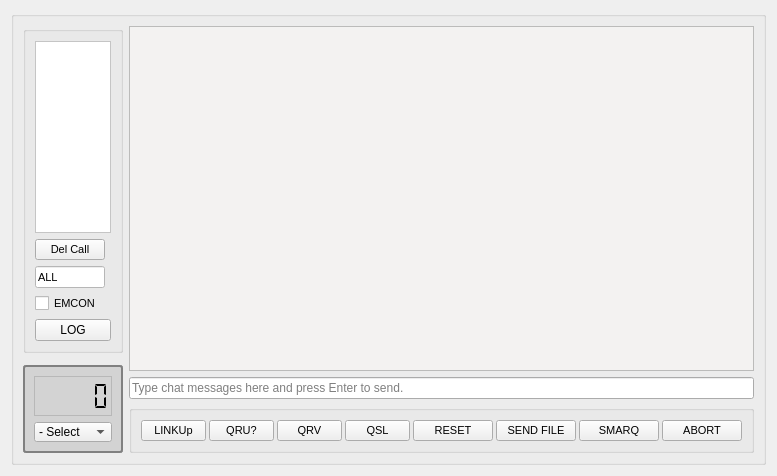
      <widget class="QWidget" name="terminalTab">
       <property name="styleSheet">
        <string notr="true"/>
       </property>
       <attribute name="title">
        <string>Terminal</string>
       </attribute>
       <layout class="QGridLayout" name="gridLayout_2">
        <item row="3" column="0">
         <widget class="QGroupBox" name="groupBox_7">
          <property name="sizePolicy">
           <sizepolicy hsizetype="Preferred" vsizetype="Expanding">
            <horstretch>0</horstretch>
            <verstretch>0</verstretch>
           </sizepolicy>
          </property>
          <property name="title">
           <string/>
          </property>
          <layout class="QGridLayout" name="gridLayout_7">
           <item row="2" column="1" rowspan="4">
            <widget class="QGroupBox" name="groupBox_6">
             <property name="minimumSize">
              <size>
               <width>100</width>
               <height>0</height>
              </size>
             </property>
             <property name="maximumSize">
              <size>
               <width>100</width>
               <height>16777215</height>
              </size>
             </property>
             <property name="styleSheet">
              <string notr="true">
QGroupBox {
	background-color:lightgray;
    border: 2px solid gray;
    border-radius: 3px;
}</string>
             </property>
             <property name="title">
              <string/>
             </property>
             <layout class="QVBoxLayout" name="verticalLayout_6">
              <item>
               <widget class="QLCDNumber" name="lcdClock">
                <property name="font">
                 <font>
                  <weight>75</weight>
                  <bold>true</bold>
                 </font>
                </property>
                <property name="frameShape">
                 <enum>QFrame::StyledPanel</enum>
                </property>
                <property name="frameShadow">
                 <enum>QFrame::Sunken</enum>
                </property>
                <property name="lineWidth">
                 <number>1</number>
                </property>
                <property name="smallDecimalPoint">
                 <bool>false</bool>
                </property>
                <property name="digitCount">
                 <number>5</number>
                </property>
                <property name="segmentStyle">
                 <enum>QLCDNumber::Flat</enum>
                </property>
               </widget>
              </item>
              <item>
               <widget class="QComboBox" name="modemComboBox">
                <property name="minimumSize">
                 <size>
                  <width>0</width>
                  <height>20</height>
                 </size>
                </property>
                <property name="maximumSize">
                 <size>
                  <width>16777215</width>
                  <height>20</height>
                 </size>
                </property>
                <property name="font">
                 <font>
                  <family>Liberation Sans</family>
                 </font>
                </property>
                <property name="toolTip">
                 <string>Select the FLDIGI modem you wish to use.</string>
                </property>
                <property name="editable">
                 <bool>false</bool>
                </property>
                <property name="currentText">
                 <string>- Select</string>
                </property>
                <property name="maxVisibleItems">
                 <number>15</number>
                </property>
                <item>
                 <property name="text">
                  <string>- Select</string>
                 </property>
                </item>
               </widget>
              </item>
             </layout>
            </widget>
           </item>
           <item row="4" column="2">
            <widget class="QLineEdit" name="orderWireLineEdit">
             <property name="sizePolicy">
              <sizepolicy hsizetype="MinimumExpanding" vsizetype="Fixed">
               <horstretch>0</horstretch>
               <verstretch>0</verstretch>
              </sizepolicy>
             </property>
             <property name="minimumSize">
              <size>
               <width>0</width>
               <height>0</height>
              </size>
             </property>
             <property name="toolTip">
              <string>Short messages are composed here and sent by pressing the &lt;Enter&gt; key.</string>
             </property>
             <property name="styleSheet">
              <string notr="true"/>
             </property>
             <property name="placeholderText">
              <string>Type chat messages here and press Enter to send.</string>
             </property>
            </widget>
           </item>
           <item row="0" column="2" rowspan="4">
            <widget class="QPlainTextEdit" name="receiveTextArea">
             <property name="minimumSize">
              <size>
               <width>0</width>
               <height>0</height>
              </size>
             </property>
             <property name="maximumSize">
              <size>
               <width>16777215</width>
               <height>16777215</height>
              </size>
             </property>
             <property name="font">
              <font>
               <family>Monospace</family>
              </font>
             </property>
             <property name="styleSheet">
              <string notr="true">QPlainTextEdit {
background-color:#f3f2f1;
color:blue;
}
</string>
             </property>
            </widget>
           </item>
           <item row="0" column="1">
            <widget class="QGroupBox" name="groupBox_5">
             <property name="minimumSize">
              <size>
               <width>100</width>
               <height>0</height>
              </size>
             </property>
             <property name="maximumSize">
              <size>
               <width>100</width>
               <height>16777215</height>
              </size>
             </property>
             <property name="styleSheet">
              <string notr="true"/>
             </property>
             <property name="title">
              <string/>
             </property>
             <layout class="QVBoxLayout" name="verticalLayout_3">
              <item>
               <widget class="QListWidget" name="heardList">
                <property name="sizePolicy">
                 <sizepolicy hsizetype="Fixed" vsizetype="Expanding">
                  <horstretch>0</horstretch>
                  <verstretch>0</verstretch>
                 </sizepolicy>
                </property>
                <property name="minimumSize">
                 <size>
                  <width>70</width>
                  <height>0</height>
                 </size>
                </property>
                <property name="maximumSize">
                 <size>
                  <width>16777215</width>
                  <height>16777215</height>
                 </size>
                </property>
                <property name="font">
                 <font>
                  <family>Liberation Sans</family>
                  <pointsize>8</pointsize>
                 </font>
                </property>
                <property name="toolTip">
                 <string>List of heard stations.</string>
                </property>
                <property name="styleSheet">
                 <string notr="true">background-color:white;</string>
                </property>
               </widget>
              </item>
              <item>
               <widget class="QPushButton" name="delCallButton">
                <property name="sizePolicy">
                 <sizepolicy hsizetype="Fixed" vsizetype="Fixed">
                  <horstretch>0</horstretch>
                  <verstretch>0</verstretch>
                 </sizepolicy>
                </property>
                <property name="minimumSize">
                 <size>
                  <width>0</width>
                  <height>17</height>
                 </size>
                </property>
                <property name="maximumSize">
                 <size>
                  <width>70</width>
                  <height>16777215</height>
                 </size>
                </property>
                <property name="font">
                 <font>
                  <family>Liberation Sans</family>
                  <pointsize>8</pointsize>
                 </font>
                </property>
                <property name="toolTip">
                 <string>&lt;html&gt;&lt;head/&gt;&lt;body&gt;&lt;p&gt;Remove the selected call sign from the HEARD list.&lt;/p&gt;&lt;/body&gt;&lt;/html&gt;</string>
                </property>
                <property name="text">
                 <string>Del Call</string>
                </property>
               </widget>
              </item>
              <item>
               <widget class="QLineEdit" name="destCallLineEdit">
                <property name="sizePolicy">
                 <sizepolicy hsizetype="Fixed" vsizetype="Fixed">
                  <horstretch>0</horstretch>
                  <verstretch>0</verstretch>
                 </sizepolicy>
                </property>
                <property name="maximumSize">
                 <size>
                  <width>70</width>
                  <height>26</height>
                 </size>
                </property>
                <property name="font">
                 <font>
                  <family>Liberation Sans</family>
                  <pointsize>8</pointsize>
                 </font>
                </property>
                <property name="toolTip">
                 <string>Call sign to LINKUp to.</string>
                </property>
                <property name="styleSheet">
                 <string notr="true">background-color:white;</string>
                </property>
                <property name="text">
                 <string>ALL</string>
                </property>
               </widget>
              </item>
              <item>
               <widget class="QCheckBox" name="EMCONCheckbox">
                <property name="font">
                 <font>
                  <family>Liberation Sans</family>
                  <pointsize>8</pointsize>
                 </font>
                </property>
                <property name="toolTip">
                 <string>Emission Control.  You will not transmit if this checkbox is checked.</string>
                </property>
                <property name="text">
                 <string>EMCON</string>
                </property>
               </widget>
              </item>
              <item>
               <widget class="QPushButton" name="logButton">
                <property name="minimumSize">
                 <size>
                  <width>0</width>
                  <height>17</height>
                 </size>
                </property>
                <property name="maximumSize">
                 <size>
                  <width>16777215</width>
                  <height>16777215</height>
                 </size>
                </property>
                <property name="font">
                 <font>
                  <family>Liberation Sans</family>
                 </font>
                </property>
                <property name="toolTip">
                 <string>Send all screen text to the daily log file and clear the screen.</string>
                </property>
                <property name="text">
                 <string>LOG</string>
                </property>
               </widget>
              </item>
             </layout>
            </widget>
           </item>
           <item row="5" column="2">
            <widget class="QGroupBox" name="terminalActionsGroupBox">
             <property name="sizePolicy">
              <sizepolicy hsizetype="Preferred" vsizetype="Preferred">
               <horstretch>0</horstretch>
               <verstretch>0</verstretch>
              </sizepolicy>
             </property>
             <property name="minimumSize">
              <size>
               <width>0</width>
               <height>0</height>
              </size>
             </property>
             <property name="maximumSize">
              <size>
               <width>16777215</width>
               <height>16777215</height>
              </size>
             </property>
             <property name="styleSheet">
              <string notr="true"/>
             </property>
             <property name="title">
              <string/>
             </property>
             <property name="flat">
              <bool>false</bool>
             </property>
             <layout class="QHBoxLayout" name="horizontalLayout_4">
              <property name="spacing">
               <number>3</number>
              </property>
              <item>
               <widget class="QPushButton" name="LINKUpButton">
                <property name="minimumSize">
                 <size>
                  <width>0</width>
                  <height>0</height>
                 </size>
                </property>
                <property name="maximumSize">
                 <size>
                  <width>65</width>
                  <height>16777215</height>
                 </size>
                </property>
                <property name="font">
                 <font>
                  <family>Liberation Sans</family>
                  <pointsize>8</pointsize>
                 </font>
                </property>
                <property name="toolTip">
                 <string>Send a message to the other station to see how well he can print you.</string>
                </property>
                <property name="text">
                 <string>LINKUp</string>
                </property>
                <property name="flat">
                 <bool>false</bool>
                </property>
               </widget>
              </item>
              <item>
               <widget class="QPushButton" name="QRUButton">
                <property name="minimumSize">
                 <size>
                  <width>0</width>
                  <height>0</height>
                 </size>
                </property>
                <property name="maximumSize">
                 <size>
                  <width>65</width>
                  <height>16777215</height>
                 </size>
                </property>
                <property name="font">
                 <font>
                  <family>Liberation Sans</family>
                  <pointsize>8</pointsize>
                 </font>
                </property>
                <property name="toolTip">
                 <string>Query the other station to see if any messages are there for your call sign.</string>
                </property>
                <property name="text">
                 <string>QRU?</string>
                </property>
               </widget>
              </item>
              <item>
               <widget class="QPushButton" name="QRVButton">
                <property name="minimumSize">
                 <size>
                  <width>0</width>
                  <height>0</height>
                 </size>
                </property>
                <property name="maximumSize">
                 <size>
                  <width>65</width>
                  <height>16777215</height>
                 </size>
                </property>
                <property name="font">
                 <font>
                  <family>Liberation Sans</family>
                  <pointsize>8</pointsize>
                 </font>
                </property>
                <property name="toolTip">
                 <string>Prompt the other station to send the first available message file to your call sign.</string>
                </property>
                <property name="text">
                 <string>QRV</string>
                </property>
               </widget>
              </item>
              <item>
               <widget class="QPushButton" name="QSLButton">
                <property name="minimumSize">
                 <size>
                  <width>0</width>
                  <height>0</height>
                 </size>
                </property>
                <property name="maximumSize">
                 <size>
                  <width>65</width>
                  <height>16777215</height>
                 </size>
                </property>
                <property name="font">
                 <font>
                  <family>Liberation Sans</family>
                  <pointsize>8</pointsize>
                 </font>
                </property>
                <property name="toolTip">
                 <string>Manually acknowledge reciept of a specific message file.</string>
                </property>
                <property name="text">
                 <string>QSL</string>
                </property>
               </widget>
              </item>
              <item>
               <widget class="QPushButton" name="resetButton">
                <property name="minimumSize">
                 <size>
                  <width>0</width>
                  <height>0</height>
                 </size>
                </property>
                <property name="maximumSize">
                 <size>
                  <width>16777215</width>
                  <height>16777215</height>
                 </size>
                </property>
                <property name="font">
                 <font>
                  <family>Liberation Sans</family>
                  <pointsize>8</pointsize>
                 </font>
                </property>
                <property name="toolTip">
                 <string>Clear the internal and the FLDIGI rx buffers.</string>
                </property>
                <property name="text">
                 <string>RESET</string>
                </property>
               </widget>
              </item>
              <item>
               <widget class="QPushButton" name="FileXferButton">
                <property name="minimumSize">
                 <size>
                  <width>0</width>
                  <height>0</height>
                 </size>
                </property>
                <property name="maximumSize">
                 <size>
                  <width>16777215</width>
                  <height>16777215</height>
                 </size>
                </property>
                <property name="font">
                 <font>
                  <family>Liberation Sans</family>
                  <pointsize>8</pointsize>
                 </font>
                </property>
                <property name="toolTip">
                 <string>Send a compressed and Base64 encoded file in one LINKUp frame.</string>
                </property>
                <property name="text">
                 <string>SEND FILE</string>
                </property>
               </widget>
              </item>
              <item>
               <widget class="QPushButton" name="smarqButton">
                <property name="minimumSize">
                 <size>
                  <width>0</width>
                  <height>0</height>
                 </size>
                </property>
                <property name="maximumSize">
                 <size>
                  <width>16777215</width>
                  <height>16777215</height>
                 </size>
                </property>
                <property name="font">
                 <font>
                  <family>Liberation Sans</family>
                  <pointsize>8</pointsize>
                 </font>
                </property>
                <property name="toolTip">
                 <string>Automatic ARQ sending of a file.</string>
                </property>
                <property name="text">
                 <string>SMARQ</string>
                </property>
               </widget>
              </item>
              <item>
               <widget class="QPushButton" name="abortButton">
                <property name="minimumSize">
                 <size>
                  <width>0</width>
                  <height>0</height>
                 </size>
                </property>
                <property name="maximumSize">
                 <size>
                  <width>16777215</width>
                  <height>16777215</height>
                 </size>
                </property>
                <property name="font">
                 <font>
                  <family>Liberation Sans</family>
                  <pointsize>8</pointsize>
                 </font>
                </property>
                <property name="toolTip">
                 <string>Stop a current transmission.</string>
                </property>
                <property name="text">
                 <string>ABORT</string>
                </property>
               </widget>
              </item>
             </layout>
            </widget>
           </item>
          </layout>
         </widget>
        </item>
       </layout>
      </widget>
